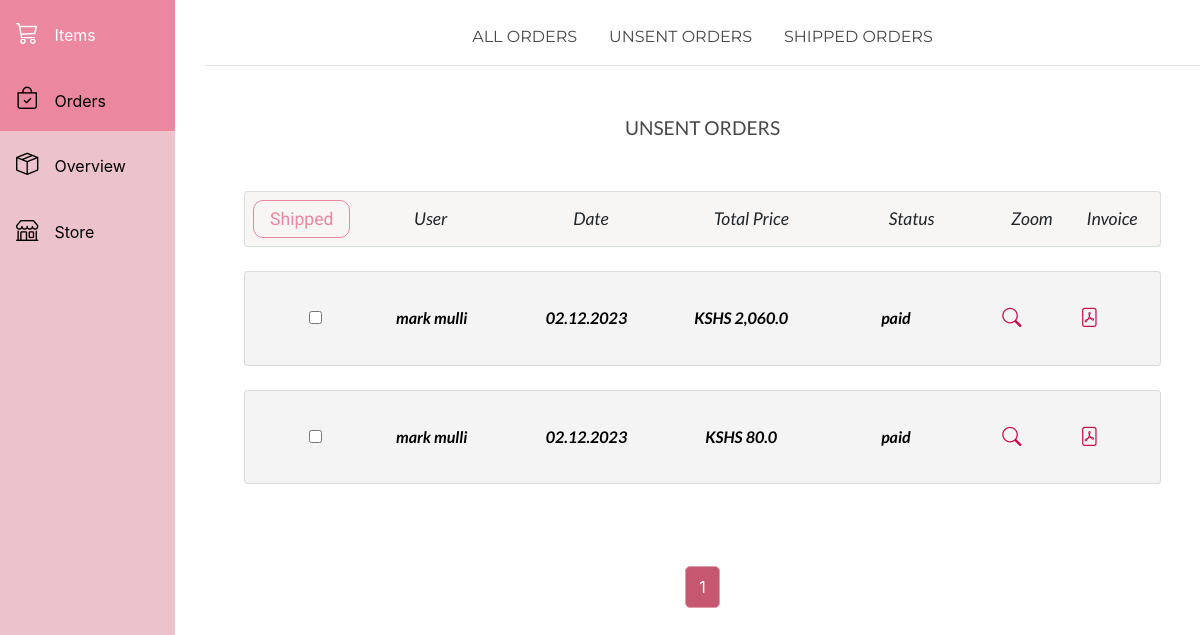
Page /orders/?status=unsent (signed in) on the earlier database version.
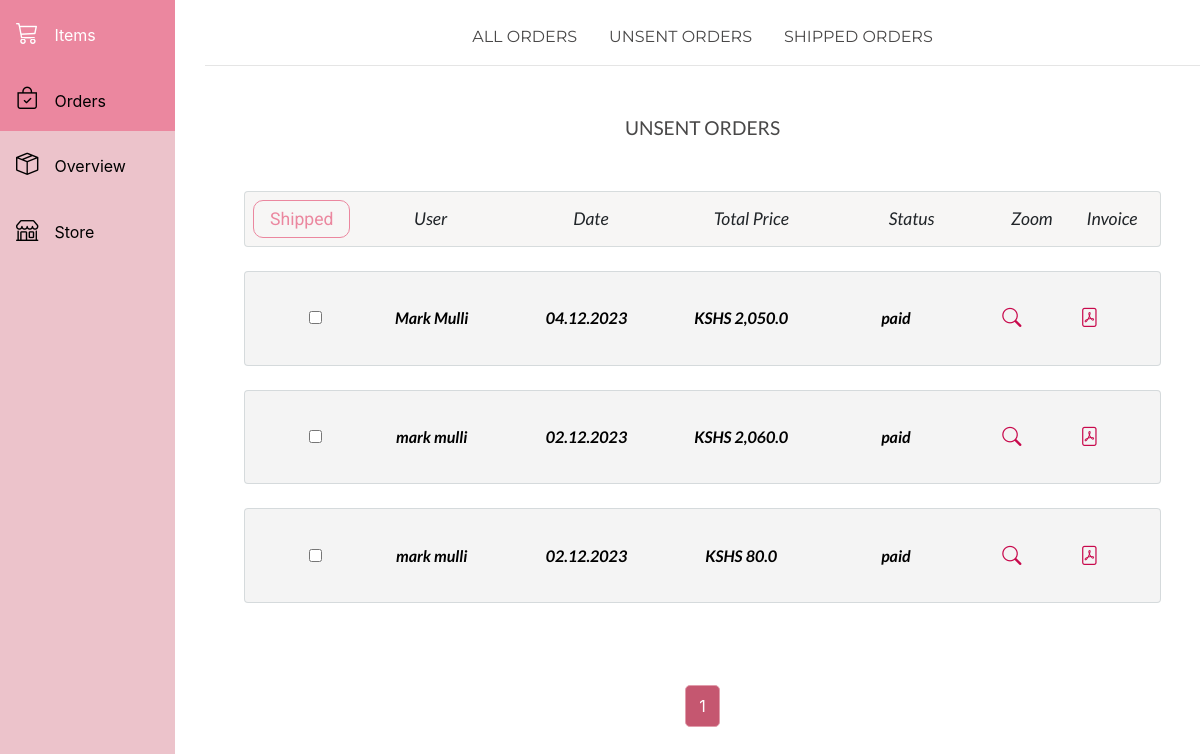
Same page on the later database version.
### seller/models.py (models this page shows)
class Order(models.Model):
    class Status:
        PREORDER = 'preorder'
        PAID = 'paid'
        SHIPPED = 'shipped'
        UNSENT = 'unsent'
        ALL = 'all'
    buyer = models.ForeignKey(
        User, on_delete=models.CASCADE, blank=True, null=True)
    buyer_anon = models.ForeignKey(
        AnonymousUser, on_delete=models.CASCADE, blank=True, null=True)
    order_date = models.DateTimeField(default=timezone.now)
    status = models.CharField(max_length=10)

### seller/views.py (the view, shortened to what this page needs)
# urls.py: path('orders/', seller_views.orders, name="seller_orders"),
@user_is_seller
def orders(request):
    orders = Order.objects.exclude(
        status=Order.Status.PREORDER).order_by('-order_date')
    order_status = request.GET.get('status')
    if order_status is None:
        order_status = Order.Status.ALL
    if order_status == Order.Status.UNSENT:
        orders = orders.filter(status=Order.Status.PAID)
    if order_status == Order.Status.SHIPPED:
        orders = orders.filter(status=Order.Status.SHIPPED)
    orders_and_prices = []
    for order in orders:
        sum_price = total_order_price(BasketItem.objects.filter(order=order))
        orders_and_prices.append((order, sum_price))
    context = {'order_status': order_status,
               'items': pagination(request, orders_and_prices, 30)}
    return render(request, 'seller/orders.html', context)

### seller/models.py (called while the page is built)
    def assign_shorter_title(self):
        if len(self.title) > 20:
            self.short_title = self.title[:17] + "..."
        else:
            self.short_title = self.title

    def assign_category_full_name(self):
        self.long_category = self.SHORT_CATEGORY_TO_NAME[self.category]

### seller/utils.py (called while the page is built)
def total_order_price(shopping_bag):
    total_price = 0
    for item in shopping_bag:
        total_price += item.quantity * item.item_to_buy.price
    return total_price

def active_navbar_context_processor(request):
    context = {}
    if not request.user.is_staff:
        return context
    if 'item' in request.resolver_match.url_name:
        context['url_name'] = 'seller_all_items'
    elif 'order' in request.resolver_match.url_name:
        context['url_name'] = 'seller_orders'
    elif 'overview' in request.resolver_match.url_name:
        context['url_name'] = 'seller_overview'
    else:
        context['url_name'] = None
    return context

### sir_cake/utils.py (called while the page is built)
def pagination(request, item_list, number_items_displayed):
    paginator = Paginator(item_list, number_items_displayed)
    page_number = request.GET.get('page')
    return paginator.get_page(page_number)

### seller/templates/seller/orders.html (shortened to what this page needs)
{% extends 'seller/base-seller.html' %}
{% load humanize %}
{% block content %}
<form action="" method="get" class="mt-4 mb-3">
    <ul class="nav justify-content-center">
        <li>
            <a class="nav-item-text" href="{% url 'seller_orders' %}"> ALL ORDERS</a>
        </li>
        <li>
            <a class="nav-item-text" href="{% url 'seller_orders' %}?status=unsent">
                UNSENT ORDERS</a>
        </li>
        <li>
            <a class="nav-item-text" href="{% url 'seller_orders' %}?status=shipped">
                SHIPPED ORDERS</a>
        </li>
    </ul>
</form>
<hr>
<div class="container mt-5">
    <div class="category-title-container">{{order_status|upper}} ORDERS</div>
    <form method="post">
        <div class="orders-head-container  category-text">
            <button class="button-orders" type="submit">Shipped</button>
            <div class="username">User</div>
            <div class="datež">Date</div>
            <div class="price-items-order">Total Price</div>
            <div class="status">Status</div>
            <div class="magnifying-glass">Zoom</div>
            <div class="pdf">Invoice</div>
        </div>
        {% for order, price in items %}
        {% if order.status == 'paid' %}
        <div class="orders-container all-products-data-text gray-bg">
            <div class="action"> <input type="checkbox" name="checkbox" value="{{order.id}}"
                    aria-label="Checkbox for following text input"></div>
            <div class="username all-products-data-text bold">
                {{order.buyer.first_name}} {{order.buyer.last_name}}
            </div>
            <div class="price-items-order all-products-data-text bold">KSHS {{price | intcomma}}
            </div>
            <div class="date all-products-data-text bold">
                {{order.order_date|date:"d.m.Y" }}
            </div>
            <div class="status all-products-data-text bold">
                {{order.status}}
            </div>
            <a href="{% url 'seller_order_detail' order.pk %}" class="magnifying-glass all-products-data-text bold">
                <i class="bi bi-search pink-link"></i></a>
            <a href="{% url 'seller_invoice' order.pk %}" target="_blank" class="pdf all-products-data-text bold">
                <i class="bi bi-file-pdf pink-link"></i></a>
                {% endif %}
            </div>
            {% endfor %}
    </form>
</div>
{% include 'sir_cake/paginator.html'%}
{% endblock %}

Differences in the rows shown:
added Order: buyer.first_name "Mark", buyer.last_name "Mulli", price "2,050.0", order_date "04.12.2023", status "paid"
